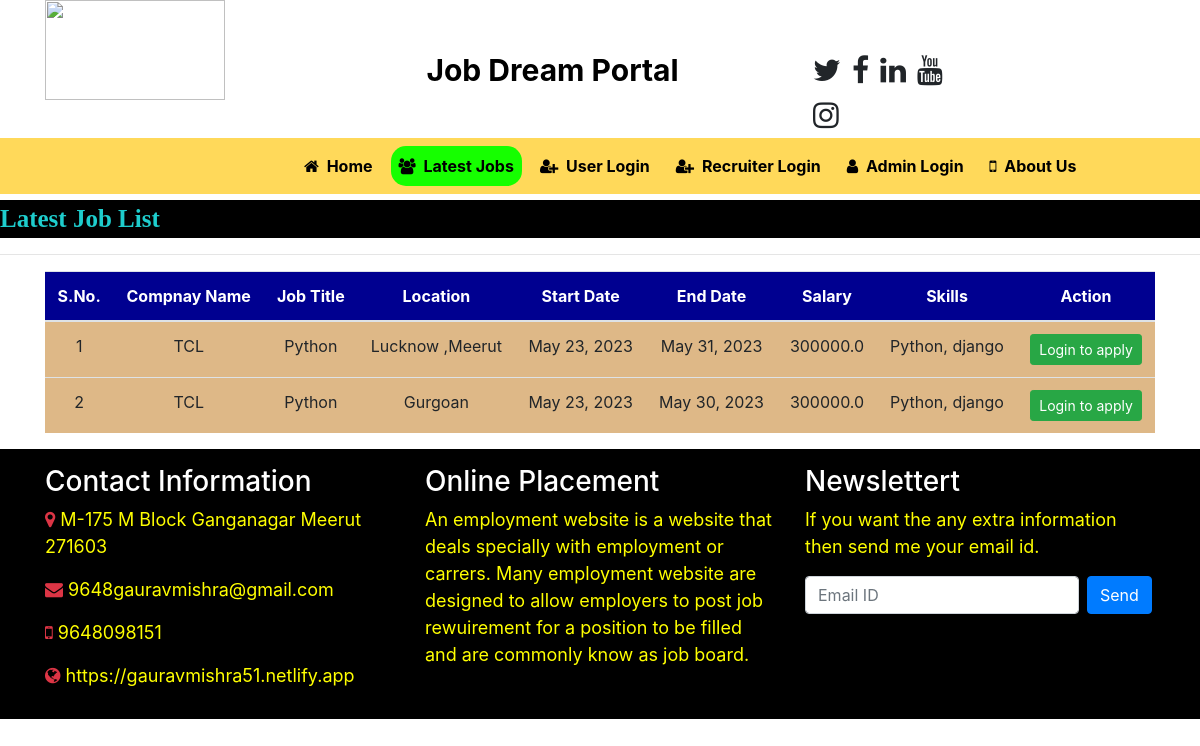
The page /latest_jobs on the database its author committed.
### job/models.py (models this page shows, shortened)
class Job(models.Model):
    recruiter = models.ForeignKey(Recruiter, on_delete=models.CASCADE)
    start_date = models.DateField()
    end_date = models.DateField()
    title = models.CharField(max_length=100)
    salary = models.FloatField(max_length=20)
    image = models.FileField()
    description = models.CharField(max_length=500)
    experience = models.CharField(max_length=50)
    location = models.CharField(max_length=100)
    skills = models.CharField(max_length=100)
    creationdate = models.DateField()

class Recruiter(models.Model):
    user = models.ForeignKey(User,on_delete=models.CASCADE)
    mobile = models.CharField(max_length=15)
    image = models.FileField(null=True)
    gender = models.CharField(max_length=10)
    company = models.CharField(max_length=100)
    type = models.CharField(max_length=15)
    status = models.CharField(max_length=25)

### job/views.py (the view)
# urls.py: path('latest_jobs', latest_jobs,name="latest_jobs"),
def latest_jobs(request):
    job = Job.objects.all().order_by('-start_date')
    d = {'job': job}
    return render(request, 'latest_jobs.html', d)

### job/templates/latest_jobs.html (shortened to what this page needs)
{% load static %}
{% block body %}
{% include 'navigation.html' %}
<marquee style="font-family: 'Monotype Corsiva'; font-size:25px;color:#1ecdcd; background-color:black; font-weight:bold; margin-top:0.5%">
    Latest Job List
</marquee>
<hr>
<div class ="container">
<table class="table table-hover" id="example">
    <thead>
    <tr style = "background-color :#000090; color:white">
        <th>S.No.</th>
        <th>Compnay Name</th>
        <th>Job Title</th>
        <th>Location</th>
        <th>Start Date</th>
        <th>End Date</th>
        <th>Salary</th>
        <th>Skills</th>
        <th>Action</th>
    </tr>
    </thead>
    <tbody>
    {% for i in job %}
    <tr style = "background-color :#DEB887 ">
        <td>{{forloop.counter}}</td>
        <td>{{i.recruiter.company}}</td>
        <td>{{i.title}}</td>
        <td>{{i.location}} </td>
        <td>{{i.start_date}} </td>
        <td>{{i.end_date}}</td>
        <td>{{i.salary}}</td>
        <td>{{i.skills}}</td>
         <td>
             <a href="{% url 'user_login' %}" class="btn btn-success btn-sm">Login to apply</a>
         </td>
    </tr>
    {% endfor %}
    </tbody>
</table>
</div>
{% include 'footer.html' %}
{% endblock %}

### job/templates/latest_jobs.html (style rules this page uses)
tr { text-align:center }

### rows shown on the page
Job: recruiter.company "TCL", title "Python", location "Lucknow ,Meerut", start_date "May 23, 2023", end_date "May 31, 2023", salary "300000.0", skills "Python, django"
Job: recruiter.company "TCL", title "Python", location "Gurgoan", start_date "May 23, 2023", end_date "May 30, 2023", salary "300000.0", skills "Python, django"
